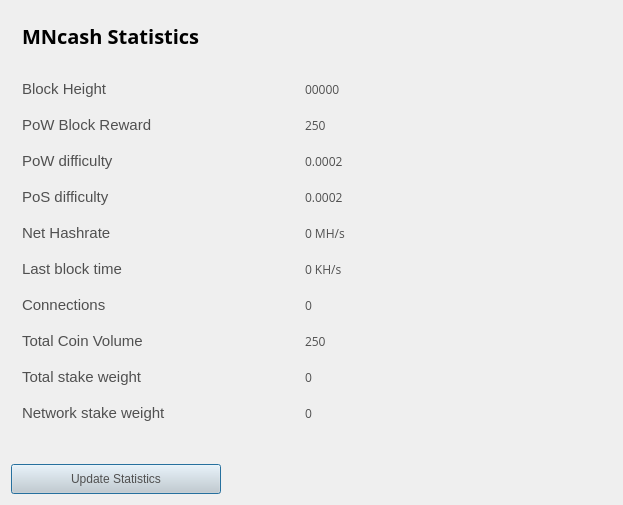
<?xml version="1.0" encoding="UTF-8"?>
<ui version="4.0">
 <class>StatisticsPage</class>
 <widget class="QWidget" name="StatisticsPage">
  <property name="windowModality">
   <enum>Qt::NonModal</enum>
  </property>
  <property name="geometry">
   <rect>
    <x>0</x>
    <y>0</y>
    <width>623</width>
    <height>505</height>
   </rect>
  </property>
  <property name="windowTitle">
   <string>Digging</string>
  </property>
  <property name="styleSheet">
   <string notr="true">color:#505050;
font-family:'Open Sans,sans-serif';</string>
  </property>
  <layout class="QGridLayout" name="gridLayout">
   <property name="sizeConstraint">
    <enum>QLayout::SetMaximumSize</enum>
   </property>
   <item row="1" column="0">
    <spacer name="verticalSpacer">
     <property name="orientation">
      <enum>Qt::Vertical</enum>
     </property>
     <property name="sizeHint" stdset="0">
      <size>
       <width>20</width>
       <height>40</height>
      </size>
     </property>
    </spacer>
   </item>
   <item row="0" column="0">
    <widget class="QFrame" name="gridFrame_2">
     <layout class="QGridLayout" name="gridLayout_4">
      <item row="1" column="0">
       <layout class="QHBoxLayout" name="horizontalLayout_4">
        <property name="spacing">
         <number>7</number>
        </property>
        <item>
         <widget class="QLabel" name="label_5">
          <property name="font">
           <font>
            <family>Open Sans,sans-serif</family>
           </font>
          </property>
          <property name="text">
           <string>&lt;html&gt;&lt;head/&gt;&lt;body&gt;&lt;p&gt;&lt;span style=&quot; font-size:20px; font-weight:600; color:#000000;&quot;&gt;MNcash Statistics&lt;/span&gt;&lt;/p&gt;&lt;/body&gt;&lt;/html&gt;</string>
          </property>
         </widget>
        </item>
        <item>
         <spacer name="horizontalSpacer_2">
          <property name="orientation">
           <enum>Qt::Horizontal</enum>
          </property>
          <property name="sizeHint" stdset="0">
           <size>
            <width>40</width>
            <height>20</height>
           </size>
          </property>
         </spacer>
        </item>
       </layout>
      </item>
      <item row="2" column="0">
       <spacer name="verticalSpacer_2">
        <property name="orientation">
         <enum>Qt::Vertical</enum>
        </property>
        <property name="sizeHint" stdset="0">
         <size>
          <width>20</width>
          <height>40</height>
         </size>
        </property>
       </spacer>
      </item>
      <item row="3" column="0">
       <layout class="QFormLayout" name="formLayout_2">
        <property name="fieldGrowthPolicy">
         <enum>QFormLayout::FieldsStayAtSizeHint</enum>
        </property>
        <property name="horizontalSpacing">
         <number>139</number>
        </property>
        <property name="verticalSpacing">
         <number>18</number>
        </property>
        <property name="rightMargin">
         <number>0</number>
        </property>
        <item row="1" column="0">
         <widget class="QLabel" name="label_14">
          <property name="text">
           <string>&lt;html&gt;&lt;head/&gt;&lt;body&gt;&lt;p&gt;&lt;span style=&quot; font-size:11pt;&quot;&gt;Block Height&lt;/span&gt;&lt;/p&gt;&lt;/body&gt;&lt;/html&gt;</string>
          </property>
         </widget>
        </item>
        <item row="1" column="1">
         <widget class="QLabel" name="heightBox">
          <property name="font">
           <font>
            <family>Open Sans,sans-serif</family>
            <pointsize>9</pointsize>
           </font>
          </property>
          <property name="text">
           <string>00000</string>
          </property>
         </widget>
        </item>
        <item row="2" column="0">
         <widget class="QLabel" name="label_12">
          <property name="text">
           <string>&lt;html&gt;&lt;head/&gt;&lt;body&gt;&lt;p&gt;&lt;span style=&quot; font-size:11pt;&quot;&gt;PoW Block Reward&lt;/span&gt;&lt;/p&gt;&lt;/body&gt;&lt;/html&gt;</string>
          </property>
         </widget>
        </item>
        <item row="2" column="1">
         <widget class="QLabel" name="rewardBox">
          <property name="font">
           <font>
            <family>Open Sans,sans-serif</family>
            <pointsize>9</pointsize>
           </font>
          </property>
          <property name="text">
           <string>250</string>
          </property>
         </widget>
        </item>
        <item row="3" column="0">
         <widget class="QLabel" name="label_13">
          <property name="text">
           <string>&lt;html&gt;&lt;head/&gt;&lt;body&gt;&lt;p&gt;&lt;span style=&quot; font-size:11pt;&quot;&gt;PoW difficulty&lt;/span&gt;&lt;/p&gt;&lt;/body&gt;&lt;/html&gt;</string>
          </property>
         </widget>
        </item>
        <item row="3" column="1">
         <widget class="QLabel" name="diffBox">
          <property name="font">
           <font>
            <family>Open Sans,sans-serif</family>
            <pointsize>9</pointsize>
           </font>
          </property>
          <property name="text">
           <string>0.0002</string>
          </property>
         </widget>
        </item>
        <item row="4" column="0">
         <widget class="QLabel" name="label_9">
          <property name="text">
           <string>&lt;html&gt;&lt;head/&gt;&lt;body&gt;&lt;p&gt;&lt;span style=&quot; font-size:11pt;&quot;&gt;PoS difficulty&lt;/span&gt;&lt;/p&gt;&lt;/body&gt;&lt;/html&gt;</string>
          </property>
         </widget>
        </item>
        <item row="4" column="1">
         <widget class="QLabel" name="diffBox2">
          <property name="font">
           <font>
            <family>Open Sans,sans-serif</family>
            <pointsize>9</pointsize>
           </font>
          </property>
          <property name="text">
           <string>0.0002</string>
          </property>
         </widget>
        </item>
        <item row="5" column="0">
         <widget class="QLabel" name="label_16">
          <property name="text">
           <string>&lt;html&gt;&lt;head/&gt;&lt;body&gt;&lt;p&gt;&lt;span style=&quot; font-size:11pt;&quot;&gt;Net Hashrate&lt;/span&gt;&lt;/p&gt;&lt;/body&gt;&lt;/html&gt;</string>
          </property>
         </widget>
        </item>
        <item row="5" column="1">
         <widget class="QLabel" name="pawrateBox">
          <property name="font">
           <font>
            <family>Open Sans,sans-serif</family>
            <pointsize>9</pointsize>
           </font>
          </property>
          <property name="text">
           <string>0 MH/s</string>
          </property>
         </widget>
        </item>
        <item row="6" column="0">
         <widget class="QLabel" name="label3_2">
          <property name="sizePolicy">
           <sizepolicy hsizetype="Preferred" vsizetype="Maximum">
            <horstretch>0</horstretch>
            <verstretch>0</verstretch>
           </sizepolicy>
          </property>
          <property name="text">
           <string>&lt;html&gt;&lt;head/&gt;&lt;body&gt;&lt;p&gt;&lt;span style=&quot; font-size:11pt;&quot;&gt;Last block time&lt;/span&gt;&lt;/p&gt;&lt;/body&gt;&lt;/html&gt;</string>
          </property>
         </widget>
        </item>
        <item row="6" column="1">
         <widget class="QLabel" name="localBox">
          <property name="font">
           <font>
            <family>Open Sans,sans-serif</family>
            <pointsize>9</pointsize>
           </font>
          </property>
          <property name="text">
           <string>0 KH/s</string>
          </property>
         </widget>
        </item>
        <item row="7" column="0">
         <widget class="QLabel" name="label1_2">
          <property name="text">
           <string>&lt;html&gt;&lt;head/&gt;&lt;body&gt;&lt;p&gt;&lt;span style=&quot; font-size:11pt;&quot;&gt;Connections&lt;/span&gt;&lt;/p&gt;&lt;/body&gt;&lt;/html&gt;</string>
          </property>
         </widget>
        </item>
        <item row="7" column="1">
         <widget class="QLabel" name="connectionBox">
          <property name="font">
           <font>
            <family>Open Sans,sans-serif</family>
            <pointsize>9</pointsize>
           </font>
          </property>
          <property name="text">
           <string>0</string>
          </property>
         </widget>
        </item>
        <item row="8" column="0">
         <widget class="QLabel" name="label_8">
          <property name="text">
           <string>&lt;html&gt;&lt;head/&gt;&lt;body&gt;&lt;p&gt;&lt;span style=&quot; font-size:11pt;&quot;&gt;Total Coin Volume&lt;/span&gt;&lt;/p&gt;&lt;/body&gt;&lt;/html&gt;</string>
          </property>
         </widget>
        </item>
        <item row="8" column="1">
         <widget class="QLabel" name="volumeBox">
          <property name="font">
           <font>
            <family>Open Sans,sans-serif</family>
            <pointsize>9</pointsize>
           </font>
          </property>
          <property name="text">
           <string>250</string>
          </property>
         </widget>
        </item>
        <item row="9" column="0">
         <widget class="QLabel" name="label_10">
          <property name="text">
           <string>&lt;html&gt;&lt;head/&gt;&lt;body&gt;&lt;p&gt;&lt;span style=&quot; font-size:11pt;&quot;&gt;Total stake weight&lt;/span&gt;&lt;/p&gt;&lt;/body&gt;&lt;/html&gt;</string>
          </property>
         </widget>
        </item>
        <item row="9" column="1">
         <widget class="QLabel" name="minBox">
          <property name="font">
           <font>
            <family>Open Sans,sans-serif</family>
            <pointsize>9</pointsize>
           </font>
          </property>
          <property name="text">
           <string>0</string>
          </property>
         </widget>
        </item>
        <item row="10" column="0">
         <widget class="QLabel" name="label_11">
          <property name="text">
           <string>&lt;html&gt;&lt;head/&gt;&lt;body&gt;&lt;p&gt;&lt;span style=&quot; font-size:11pt;&quot;&gt;Network stake weight&lt;/span&gt;&lt;/p&gt;&lt;/body&gt;&lt;/html&gt;</string>
          </property>
         </widget>
        </item>
        <item row="10" column="1">
         <widget class="QLabel" name="maxBox">
          <property name="font">
           <font>
            <family>Open Sans,sans-serif</family>
            <pointsize>9</pointsize>
           </font>
          </property>
          <property name="text">
           <string>0</string>
          </property>
         </widget>
        </item>
       </layout>
      </item>
     </layout>
    </widget>
   </item>
   <item row="2" column="0">
    <widget class="QPushButton" name="startButton">
     <property name="sizePolicy">
      <sizepolicy hsizetype="Fixed" vsizetype="Fixed">
       <horstretch>0</horstretch>
       <verstretch>0</verstretch>
      </sizepolicy>
     </property>
     <property name="minimumSize">
      <size>
       <width>210</width>
       <height>30</height>
      </size>
     </property>
     <property name="styleSheet">
      <string notr="true">background:lightgrey;</string>
     </property>
     <property name="text">
      <string>Update Statistics</string>
     </property>
     <property name="default">
      <bool>true</bool>
     </property>
    </widget>
   </item>
  </layout>
 </widget>
 <layoutdefault spacing="6" margin="11"/>
 <resources/>
 <connections/>
</ui>
